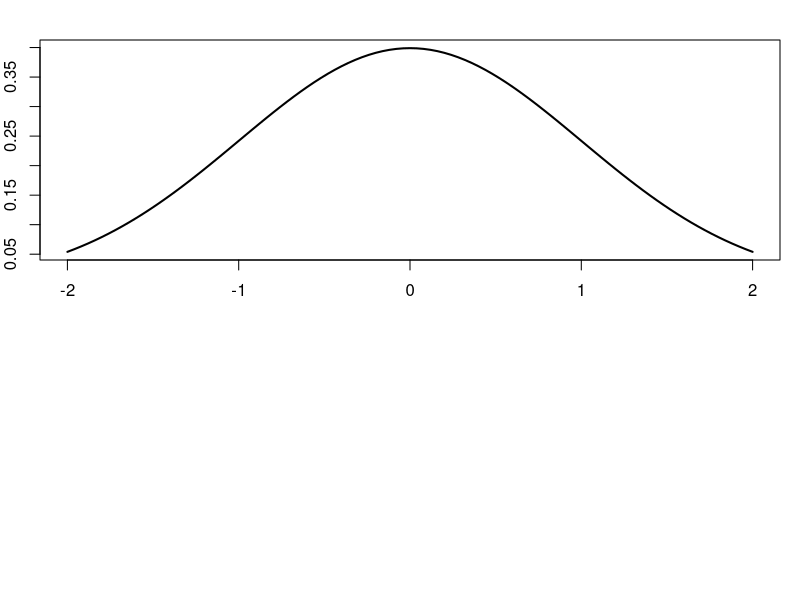

Source code (R): (Note: this script raises an error after producing the figure.)

#función densidad de una normal
normales<-rnorm(1000,0,1)

#f <- function(x) {1/sqrt(2*pi)*exp(-sum(x[]^2)/2)}

f <- function(x) {
  1/sqrt(2*pi)*exp(-(x^2/2))
  }

funcionCuad<-function(x){
  x
}

 par(mar=c(2,2,2,1),mfrow=c(2,1))
 curve(f, xlab="",ylab="",lwd=2,from=-2,to=2)
 
 
 integrate(h,0,1)
 
 monteCarlo<-function(n=10000){
   x=f(runif(n))
   x=f(runif(n))
   
   theta=cumsum(x)/(1:n)
   varianza=sqrt(cumsum((x-estint)^2))/(1:n)
   
   return(data.frame(theta,varianza))
 }
 
 x=f(runif(10000))
 
 estint=cumsum(x)/(1:10000)
 
 esterr=sqrt(cumsum((x-estint)^2))/(1:10^4)
 
 #suma de rieman
 
 sumaRieman<-function(ecuacion,ini=-2,fin=2,n=200){
   x<-seq(from=ini,to=fin,by=fin-ini/n)
   ac<-0.0
   for(i in 1:(length(x)-1)){
     #print(ac)
     ac<-ac+(x[i+1]-x[i])*ecuacion(x[i])
  
     
   }
   return (ac)
 }
 
 muchasSumas<-function(m){
   sumaRieman(f,n=m)
 }
 
 plot(sapply(c(100:1000),muchasSumas))
 
 plot(estint,xlab="Mean and error range",type="l",lwd=2,ylim=mean(x)+20*c(-esterr[10^4],esterr[10^4]),ylab="")
lines(estint+2*esterr,col="gold",lwd=2)
 lines(estint-2*esterr,col="gold",lwd=2)
 